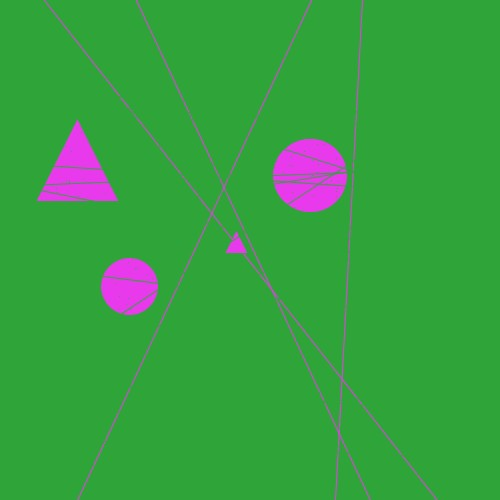
#> input picture example.jpg, 500 x 500 px
$ python main.py example.jpg
#> lines starting #> are read from the running program, lines starting #| are printed output that depends on the picture; after the words box and inside, x2 and y2 are one past the last pixel; in counts of white or black regions, pixels touching at a corner belong together
#> in main, image is the input picture: shape (500, 500, 3); mean B, G, R 65.5, 159, 55.8
### image_pre_processing.py
# import installed libraries
import numpy as np
import cv2 as cv2
from sklearn.cluster import MiniBatchKMeans

def reduce_C_space(image):
    '''
    input: image shape (500, 500, 3)
    output: image shape (500,500,3) with exactly two unique RGB pixels
    '''
    assert(image.shape == (500, 500, 3))

    # load the image and grab its width and height
    (h, w) = image.shape[:2]
#> h = 500; w = 500

    # convert the image from the RGB color space to the L*a*b*
    # color space -- since we will be clustering using k-means
    # which is based on the euclidean distance, we'll use the
    # L*a*b* color space where the euclidean distance implies
    # perceptual meaning
    image = cv2.cvtColor(image, cv2.COLOR_BGR2LAB)
#> image: shape (500, 500, 3); mean of channels 0, 1, 2 151, 80.5, 168

    # reshape the image into a feature vector so that k-means
    # can be applied
    image = image.reshape((image.shape[0] * image.shape[1], 3))

    # apply k-means using the specified number of clusters and
    # then create the quantized image based on the predictions
    clt = MiniBatchKMeans(n_clusters = 2)
    labels = clt.fit_predict(image)
    quant = clt.cluster_centers_.astype("uint8")[labels]

    # reshape the feature vectors to images
    quant = quant.reshape((h, w, 3))
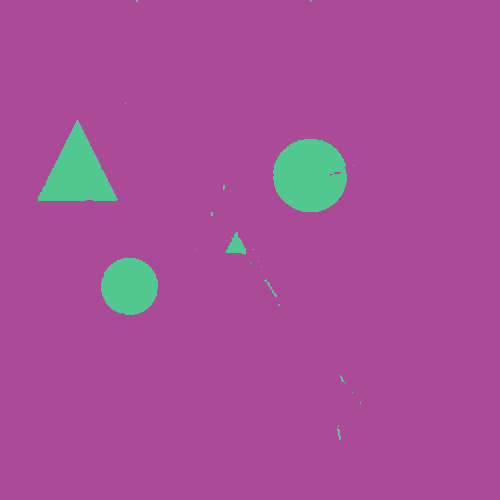
#> quant: shape (500, 500, 3); mean of channels 0, 1, 2 150.7, 80.3, 167.2; drawn as B, G, R
    #image = image.reshape((h, w, 3))

    # convert from L*a*b* to RGB
    quant = cv2.cvtColor(quant, cv2.COLOR_LAB2BGR)
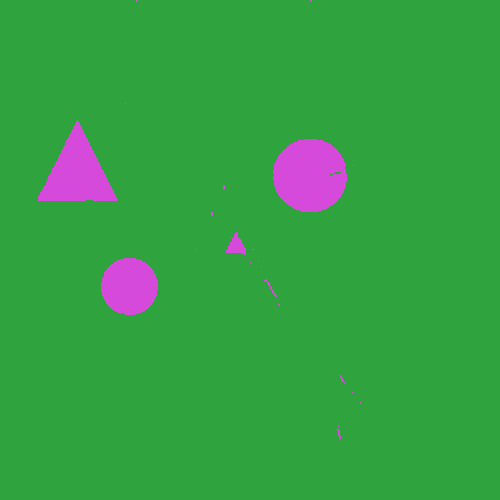
#> quant: shape (500, 500, 3); mean B, G, R 67.7, 159.2, 54
    #image = cv2.cvtColor(image, cv2.COLOR_LAB2BGR)

    # number of unique pixels
    unique_pix = np.unique(quant.reshape(-1, quant.shape[2]), axis=0)
#> unique_pix = [[61, 163, 47], [219, 73, 213]]

    #assert(unique_pix.shape[0]==2)
    assert(quant.shape == (500, 500, 3))

    return quant

def convert_bw(image):
    '''
    input: image shape (500, 500, 3)
    output: B&W image shape (500,500,3)
    '''
    # input assertations
    assert(image.shape == (500, 500, 3))

    # number of unique pixels
    unique_pix = np.unique(image.reshape(-1, image.shape[2]), axis=0)
#> unique_pix = [[61, 163, 47], [219, 73, 213]]
    color_1 = unique_pix[0]
#> color_1 = [61, 163, 47]

    # encase image is blank i.e. only bacground colour
    try:
        color_2 = unique_pix[1]
#> color_2 = [219, 73, 213]
    except:
        color_2 = unique_pix[0]

    # Get indicies of two colors
    indices_1 = np.where(np.all(image == color_1, axis=-1))
#> indices_1 = 239463 positions, rows 0 to 499, columns 0 to 499
    indices_2 = np.where(np.all(image == color_2, axis=-1))
#> indices_2 = 10537 positions, rows 0 to 439, columns 38 to 360

    # number of pixels represented by each color
    pixels_color_1 = image[indices_1].shape[0]
#> pixels_color_1 = 239463
    pixels_color_2 = image[indices_2].shape[0]
#> pixels_color_2 = 10537

    # set background color to color represented by max pixels
    if pixels_color_1 > pixels_color_2:
        background_color = color_1
#> background_color = [61, 163, 47]
        shape_color = color_2
#> shape_color = [219, 73, 213]
    else:
        background_color = color_2
        shape_color = color_1

    # Get indicies of background pixels
    indices_list = np.where(np.all(image == background_color, axis=-1))
#> indices_list = 239463 positions, rows 0 to 499, columns 0 to 499

    # Swap background color to black
    image[indices_list] = [0,0,0]
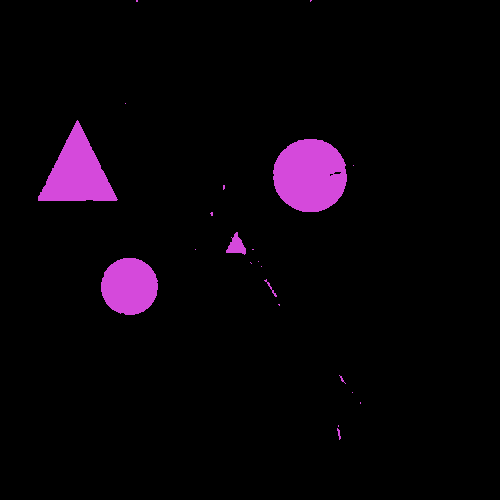
#> image: shape (500, 500, 3); mean B, G, R 9.2, 3.1, 9

    # Get indicies of shape pixels
    indices_list = np.where(np.all(image == shape_color, axis=-1))
#> indices_list = 10537 positions, rows 0 to 439, columns 38 to 360

    # Swap background color to white
    image[indices_list] = [255,255,255]
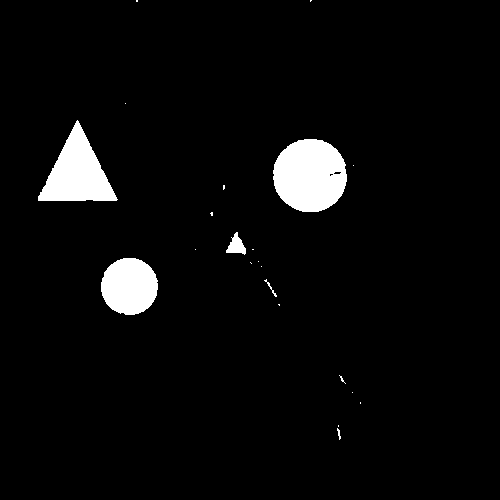
#> image: shape (500, 500, 3); 4.2% white; 22 white regions (16 under 20 px), largest, box (x1, y1, x2, y2) and area: (273, 139, 347, 212) 4266, (38, 120, 118, 201) 3344, (101, 258, 158, 315) 2559, (226, 232, 246, 255) 249, (264, 279, 277, 297) 38, (337, 428, 341, 440) 23

    # output assertations
    assert(image.shape == (500, 500, 3))

    return image

def deionize_img(image, blur=10):
    '''
    input: image shape (500, 500, 3)
    output: denoized image shape (500,500,3)
    '''
#> called with blur = 100
    # input assertations
    assert(image.shape == (500, 500, 3))

    image = cv2.fastNlMeansDenoisingColored(image,None,blur,10,7,21)

    # output assertations
    assert(image.shape == (500, 500, 3))
    return image

def preprocess(image, blur=100):

    image = deionize_img(convert_bw(reduce_C_space(image)), blur=blur)

    return image

### helpers.py
# import libraries
import numpy as np
import cv2 as cv2
from PIL import Image


# https://github.com/jrosebr1/imutils/blob/master/imutils/convenience.py
def resize(image, width=None, height=None, inter=cv2.INTER_AREA):
    # initialize the dimensions of the image to be resized and
    # grab the image size
#> called with width = 300, inter = 3
    dim = None
    (h, w) = image.shape[:2]
#> h = 500; w = 500

    # if both the width and height are None, then return the
    # original image
    if width is None and height is None:
        return image

    # check to see if the width is None
    if width is None:
        # calculate the ratio of the height and construct the
        # dimensions
        r = height / float(h)
        dim = (int(w * r), height)

    # otherwise, the height is None
    else:
        # calculate the ratio of the width and construct the
        # dimensions
        r = width / float(w)
#> r = 0.6
        dim = (width, int(h * r))
#> dim = (300, 300)

    # resize the image
    resized = cv2.resize(image, dim, interpolation=inter)

    # return the resized image
    return resized

# https://github.com/jrosebr1/imutils/blob/master/imutils/convenience.py
def grab_contours(cnts):
    # if the length the contours tuple returned by cv2.findContours
    # is '2' then we are using either OpenCV v2.4, v4-beta, or
    # v4-official
    if len(cnts) == 2:
        cnts = cnts[0]

    # if the length of the contours tuple is '3' then we are using
    # either OpenCV v3, v4-pre, or v4-alpha
    elif len(cnts) == 3:
        cnts = cnts[1]

    # otherwise OpenCV has changed their cv2.findContours return
    # signature yet again and I have no idea WTH is going on
    else:
        raise Exception(("Contours tuple must have length 2 or 3, "
            "otherwise OpenCV changed their cv2.findContours return "
            "signature yet again. Refer to OpenCV's documentation "
            "in that case"))

    # return the actual contours array
    return cnts

# [39 lines left out: functions disp_image, read_shapes_text, accuracy, not called in this run]

### shape_detector_opencv.py
# import libraries
import cv2
import numpy as np

from helpers import resize
from helpers import grab_contours

class ShapeDetector:
    def __init__(self):
        pass
    def detect(self, c):
        # initialize the shape name and approximate the contour
        shape = "unidentified"
        peri = cv2.arcLength(c, True)
        approx = cv2.approxPolyDP(c, 0.04 * peri, True)

        # if the shape is a triangle, it will have 3 vertices
        if len(approx) == 3:
            shape = "triangle"
        # if the shape has 4 vertices, it is either a square or
        # a rectangle
        elif len(approx) == 4:
            # compute the bounding box of the contour and use the
            # bounding box to compute the aspect ratio
            (x, y, w, h) = cv2.boundingRect(approx)
            ar = w / float(h)
            # a square will have an aspect ratio that is approximately
            # equal to one, otherwise, the shape is a rectangle
            shape = "square"

        # otherwise, we assume the shape is a circle
        else:
            shape = "circle"
        # return the name of the shape
        return shape

def shape_detector(image, min_pixels=85, return_img=False):

    # load the image and resize it to a smaller factor so that
    # the shapes can be approximated better
    resized = resize(image, width=300)
    ratio = image.shape[0] / float(resized.shape[0])
#> ratio = 1.67

    # convert the resized image to grayscale, blur it slightly,
    # and threshold it
    gray = cv2.cvtColor(resized, cv2.COLOR_BGR2GRAY)
    blurred = cv2.GaussianBlur(gray, (5, 5), 0)
    thresh = cv2.threshold(blurred, 60, 255, cv2.THRESH_BINARY)[1]
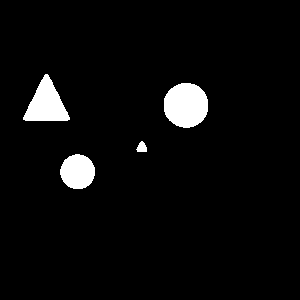
#> thresh: shape (300, 300); 4.3% white; 4 white regions

    # find contours in the thresholded image and initialize the
    # shape detector
    cnts = cv2.findContours(thresh.copy(), cv2.RETR_EXTERNAL, cv2.CHAIN_APPROX_SIMPLE)
#> cnts = 4 contours; box (x1, y1, x2, y2) and area: (164, 83, 208, 128) 1522, (23, 74, 70, 121) 1182, (60, 154, 95, 189) 906, (136, 141, 147, 152) 69
    cnts = grab_contours(cnts)
    sd = ShapeDetector()


    # variables to count shapes
    num_cir = 0
    num_tri = 0
    num_sqr = 0
    unkn = 0

    # loop over the contours
    if return_img:
        # multiply the contour (x, y)-coordinates by the resize ratio,
        # then draw the contours and the name of the shape on the image
        for c in cnts:
            area = cv2.contourArea(c)
            if area > min_pixels:
                M = cv2.moments(c)
                cX = int((M["m10"] / (M["m00"] + 1e-7)) * ratio)
                cY = int((M["m01"] / (M["m00"] + 1e-7)) * ratio)
                shape = sd.detect(c)
                # multiply the contour (x, y)-coordinates by the resize ratio,
                # then draw the contours and the name of the shape on the image
                c = c.astype("float")
                c *= ratio
                c = c.astype("int")
                cv2.drawContours(image, [c], -1, (0, 255, 0), 2)
                cv2.putText(image, shape, (cX, cY), cv2.FONT_HERSHEY_SIMPLEX,0.5, (0, 0, 255), 2)


                # count shapes
                if shape =='circle':
                    num_cir += 1
                elif shape =='triangle':
                    num_tri += 1
                elif shape=='square':
                    num_sqr += 1
                else:
                    unkn += 1

            num_shapes = np.array([num_sqr, num_cir, num_tri])

        return image, num_shapes
    else:
        for c in cnts:
            area = cv2.contourArea(c)
            if area > min_pixels:
                shape = sd.detect(c)
                area = cv2.contourArea(c)

                # count shapes
                if shape =='circle':
                    num_cir += 1
                elif shape =='triangle':
                    num_tri += 1
                elif shape=='square':
                    num_sqr += 1
                else:
                    unkn += 1
#> this loop made 4 passes
#> (shape, peri in detect, approx in detect, num_tri) on pass 4: ('triangle', 157.1, [[45, 74], [23, 119], [69, 119]], 1)
#> (shape, peri in detect, num_cir) on passes 1, 3: ('circle', 113.2, 1), ('circle', 145.9, 2)
#> after the loop, num_cir = 2; num_sqr = 0; num_tri = 1; unkn = 0

        num_shapes = np.array([num_sqr, num_cir, num_tri])
#> num_shapes = [0, 2, 1]

        return num_shapes

### main.py
# import installed libraries
import numpy as np
import cv2 as cv2

from image_pre_processing import preprocess
from shape_detector_opencv import shape_detector

import sys

path = sys.argv[1]

def main():
	image = cv2.imread(path)
	image = preprocess(image, blur=100)
	y_pred = shape_detector(image, min_pixels=85)
#> y_pred = [0, 2, 1]
	y_pred = tuple(y_pred)
#> y_pred = (0, 2, 1)
	y_pred = str(y_pred[0]) + ',' + str(y_pred[1]) + ',' + str(y_pred[2])
#> y_pred = '0,2,1'

	return y_pred

if __name__ == "__main__":
    """ This is executed when run from the command line """
    output = main()
#> output = '0,2,1'
    print(output)
#| 0,2,1
